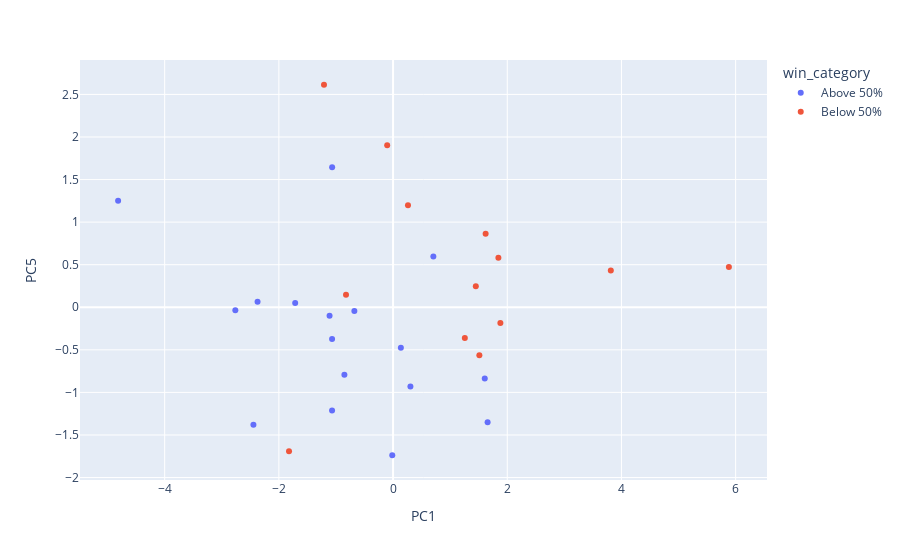
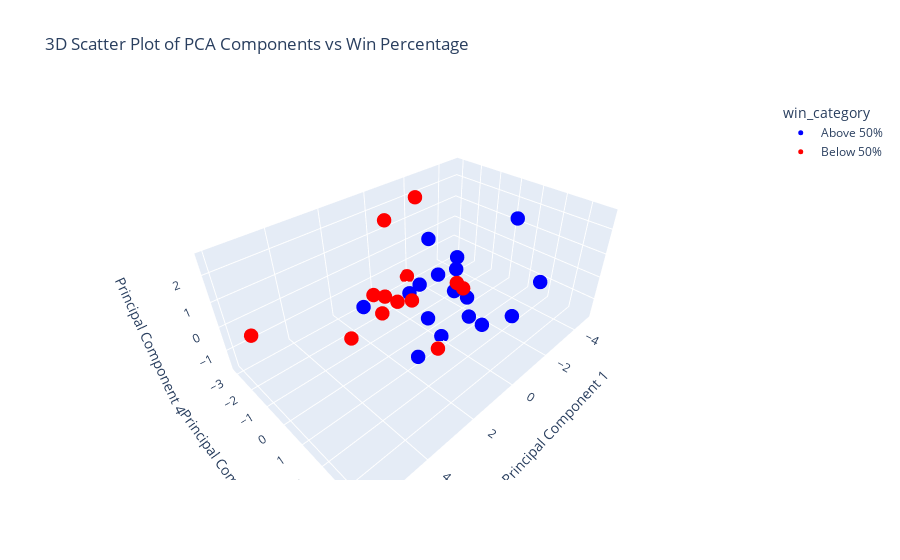

Notebook code cell kept with these figures, in order:
### Markdown cell above
Observing the Scree plot give us insight towards the Principal Components that contribute the highest percentage of variance in general. It's important to note that this is general variance, not variance directly pertaining towards the win or loss of the home team. 

Conversely, the printed correlations are tied directly to the win or loss of the home team for each Principal Component. As we can see, the most explanatory principal component is PC1, which is negatively correlated with the win or loss of the home team. Meaning, if there is a high value for PC1 in a given game, that game lends itself to being more likely to having been a loss for the home team. While other factors such as PC2 and PC6 are among the higher correlated PC's with W/L, their correlation contstant is not nearly as dominant as PC1's.

It's important to note, this is data collected after the fact. Since our model is looking to predict the outcome of games, these statistics can't necessarily help us as we have no indication as to how these features will play out in a given game. However, there is some merit into observing the cumulative of these values leading up to each game. If a team is consistently putting up high contributions towards the PC1 feature, for example, we could therefore assume it is less likely they will win their following game.

### Code cell
filtered_df = gameDataframe[gameDataframe['game_date'].dt.year >= 2023]
# print(filtered_df)
filtered_df['wl_home'] = filtered_df['wl_home'].map({'W': 1, 'L': 0})
filtered_df = filtered_df.reset_index(drop=True)
filtered_df = filtered_df.sort_values(by='game_date')


mean_last_20_to_11_games = (
    filtered_df.groupby('team_name_home')
    .apply(lambda x: x.iloc[-11:-2].select_dtypes(include='number').mean())  
    .drop(columns=['season_id','team_id_home','game_id'])
    .reset_index(drop = True)
    # .drop(columns=['wl_home'])  # Optional: Drop 'wl_home' if it's not needed in the result
)


mean_last_10_games = (
    filtered_df.groupby('team_name_home')
    .apply(lambda x: x.tail(10).select_dtypes(include='number').mean()) 
    .drop(columns=['season_id','team_id_home','game_id'])
    .reset_index(drop = True)
    # .drop(columns=['wl_home'])  # Optional: Drop 'wl_home' if it's not needed in the result
)


ten_to_twenty_games_win = mean_last_20_to_11_games["wl_home"]
last_ten_games_win = mean_last_10_games["wl_home"]
correlations = mean_last_20_to_11_games.corr()['wl_home'].sort_values(ascending=False)
remainingFeatures = correlations[correlations > .15].index #indexes of all features with a correlations above 15 percent towards the win or loss of a home team


scaler = StandardScaler()
mean_last_20_to_11_games = mean_last_20_to_11_games[remainingFeatures]
reducedData = mean_last_20_to_11_games.drop(columns=['wl_home'])
rows_with_na = reducedData.isna().any(axis=1)
reducedData = reducedData.dropna()
scaledData = scaler.fit_transform(reducedData)
pca = PCA()
pcaData = pca.fit_transform(scaledData)

# percentVar = np.round(pca.explained_variance_ratio_[:12]*100,decimals= 1)
# labels = ['PC' + str(x) for x in range(1,13)]
# plt.bar(x = range(1,13),height=percentVar,tick_label = labels)
# plt.ylabel('Percentage of Explained Variance')
# plt.xlabel('Principal Component')
# plt.title('Scree Plot')

pca_df = pd.DataFrame(pcaData, columns=[f'PC{i+1}' for i in range(pcaData.shape[1])]) #top 10 principal components account for ~90% variance 

# pca_df['wl_home'] = last_ten_games_win
pca_df['wl_home'] = ten_to_twenty_games_win

# print(pca_df)
pcacorrelations_with_win = pca_df.corr()['wl_home'].drop('wl_home').abs().sort_values(ascending=False)
remainingPCAFeatures = pcacorrelations_with_win[pcacorrelations_with_win > .15].index
pcacorrelations_with_win = pca_df.corr()['wl_home'].drop('wl_home').sort_values(ascending=False)
print(remainingPCAFeatures)

#################################################################

plt.figure(figsize=(10, 6))
plt.bar(pcacorrelations_with_win.index, pcacorrelations_with_win.values, color='skyblue')
plt.axhline(0, color='black', linewidth=0.8, linestyle='--')
plt.title('Correlation of Principal Components with Winning')
plt.xlabel('Principal Components')
plt.ylabel('Correlation with Winning (wl_home)')
plt.xticks(rotation=45)  # Rotate x labels for better readability
plt.tight_layout()
plt.show()

pca_df['win_category'] = np.where(pca_df['wl_home'] >= 0.5, 'Above 50%', 'Below 50%')

# # fig = px.scatter_3d(pca_df, x='PC1', y='PC2', z='PC4', color='wl_home',
# #                     labels={'wl_home': 'Win Percentage'},
# #                     title='3D Scatter Plot of PCA Components vs Win Percentage',
# #                     color_continuous_scale=px.colors.sequential.Viridis)

fig = px.scatter(pca_df,x = 'PC1', y= 'PC5', color = 'win_category')
fig.show()

# 3D Scatter Plot using Plotly with 2 color categories
fig = px.scatter_3d(pca_df, x='PC1', y='PC3', z='PC5', color='win_category',
                    color_discrete_map={'Above 50%': 'blue', 'Below 50%': 'red'},
                    title='3D Scatter Plot of PCA Components vs Win Percentage')

# Update layout for better readability
fig.update_traces(marker=dict(size=5))  # Adjust marker size if needed
fig.update_layout(scene=dict(
    xaxis_title='Principal Component 1',
    yaxis_title='Principal Component 2',
    zaxis_title='Principal Component 4',
))

fig.show()

### Figure 1 — Plotly figure (JSON) as saved in the notebook; plotly's stock layout.template omitted (floating-point values rounded to 4 significant figures)
{"data": [{"hovertemplate": "win_category=Above 50%<br>PC1=%{x}<br>PC5=%{y}<extra></extra>", "legendgroup": "Above 50%", "marker": {"color": "#636efa", "symbol": "circle"}, "mode": "markers", "name": "Above 50%", "orientation": "v", "showlegend": true, "type": "scatter", "x": [-4.815, 1.606, -1.068, -1.068, 0.1368, -1.112, -2.446, -1.714, -0.01356, 0.7057, 0.3041, -0.8522, -2.762, -2.373, 1.656, -0.6779, -1.067], "xaxis": "x", "y": [1.252, -0.837, -1.212, -0.3737, -0.4757, -0.09828, -1.38, 0.04972, -1.738, 0.5957, -0.9314, -0.7924, -0.03531, 0.06606, -1.35, -0.04305, 1.644], "yaxis": "y"}, {"hovertemplate": "win_category=Below 50%<br>PC1=%{x}<br>PC5=%{y}<extra></extra>", "legendgroup": "Below 50%", "marker": {"color": "#EF553B", "symbol": "circle"}, "mode": "markers", "name": "Below 50%", "orientation": "v", "showlegend": true, "type": "scatter", "x": [1.512, 1.88, 3.814, 1.257, 1.621, 1.845, -1.21, 1.449, 5.882, -0.1028, -0.824, -1.822, 0.2613], "xaxis": "x", "y": [-0.5635, -0.186, 0.4318, -0.3622, 0.8631, 0.583, 2.614, 0.2475, 0.4742, 1.903, 0.1481, -1.692, 1.198], "yaxis": "y"}], "layout": {"legend": {"title": {"text": "win_category"}, "tracegroupgap": 0}, "margin": {"t": 60}, "xaxis": {"anchor": "y", "domain": [0, 1], "title": {"text": "PC1"}}, "yaxis": {"anchor": "x", "domain": [0, 1], "title": {"text": "PC5"}}}}

### Figure 2 — Plotly figure (JSON) as saved in the notebook; plotly's stock layout.template omitted (floating-point values rounded to 4 significant figures)
{"data": [{"hovertemplate": "win_category=Above 50%<br>PC1=%{x}<br>PC3=%{y}<br>PC5=%{z}<extra></extra>", "legendgroup": "Above 50%", "marker": {"color": "blue", "size": 5, "symbol": "circle"}, "mode": "markers", "name": "Above 50%", "scene": "scene", "showlegend": true, "type": "scatter3d", "x": [-4.815, 1.606, -1.068, -1.068, 0.1368, -1.112, -2.446, -1.714, -0.01356, 0.7057, 0.3041, -0.8522, -2.762, -2.373, 1.656, -0.6779, -1.067], "y": [0.2552, -1.794, 1.694, 0.9227, -0.8589, -0.5827, 2.051, -0.206, 0.67, 2.446, 0.2816, -1.324, -2.723, -0.7435, 1.144, 0.6213, 3.699], "z": [1.252, -0.837, -1.212, -0.3737, -0.4757, -0.09828, -1.38, 0.04972, -1.738, 0.5957, -0.9314, -0.7924, -0.03531, 0.06606, -1.35, -0.04305, 1.644]}, {"hovertemplate": "win_category=Below 50%<br>PC1=%{x}<br>PC3=%{y}<br>PC5=%{z}<extra></extra>", "legendgroup": "Below 50%", "marker": {"color": "red", "size": 5, "symbol": "circle"}, "mode": "markers", "name": "Below 50%", "scene": "scene", "showlegend": true, "type": "scatter3d", "x": [1.512, 1.88, 3.814, 1.257, 1.621, 1.845, -1.21, 1.449, 5.882, -0.1028, -0.824, -1.822, 0.2613], "y": [1.916, -0.3622, 0.5246, -1.592, 0.8517, -0.2087, -1.903, -0.04532, -1.653, -2.393, 0.9105, -3.117, 1.519], "z": [-0.5635, -0.186, 0.4318, -0.3622, 0.8631, 0.583, 2.614, 0.2475, 0.4742, 1.903, 0.1481, -1.692, 1.198]}], "layout": {"legend": {"title": {"text": "win_category"}, "tracegroupgap": 0}, "scene": {"domain": {"x": [0, 1], "y": [0, 1]}, "xaxis": {"title": {"text": "Principal Component 1"}}, "yaxis": {"title": {"text": "Principal Component 2"}}, "zaxis": {"title": {"text": "Principal Component 4"}}}, "title": {"text": "3D Scatter Plot of PCA Components vs Win Percentage"}}}
